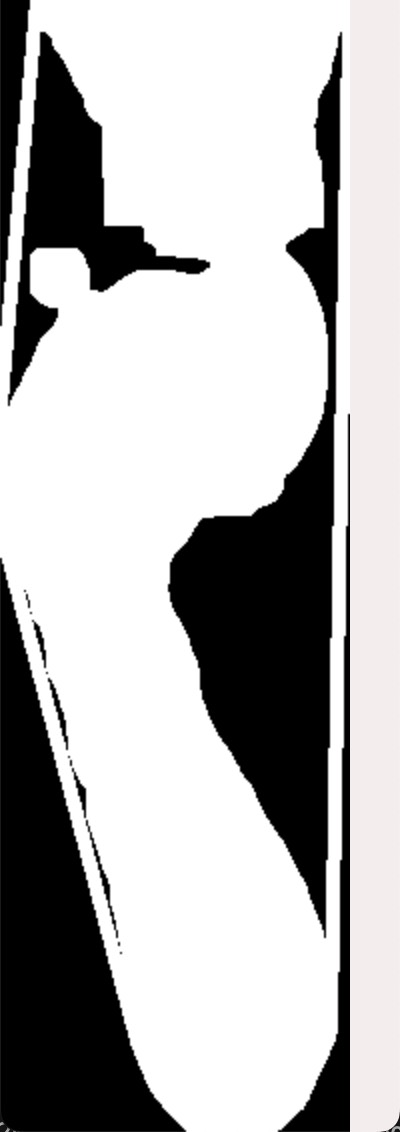
#> input picture sample_images/BWL.jpg, 400 x 1132 px
$ python -i detect_foot_direction.py   (imports and definitions only)
#> lines starting #> are read from the running program, lines starting #| are printed output that depends on the picture; after the words box and inside, x2 and y2 are one past the last pixel; in counts of white or black regions, pixels touching at a corner belong together
#> further down, picture is the input picture: shape (1132, 400, 3); mean B, G, R 179.3, 179.2, 180
import cv2
import numpy as np
from matplotlib import pyplot as plt

def detect_foot_direction(img):

    # 读取图像
    gray = cv2.cvtColor(img, cv2.COLOR_BGR2GRAY)

    # 使用Canny边缘检测
    edges = cv2.Canny(gray, 110, 150, apertureSize=3)
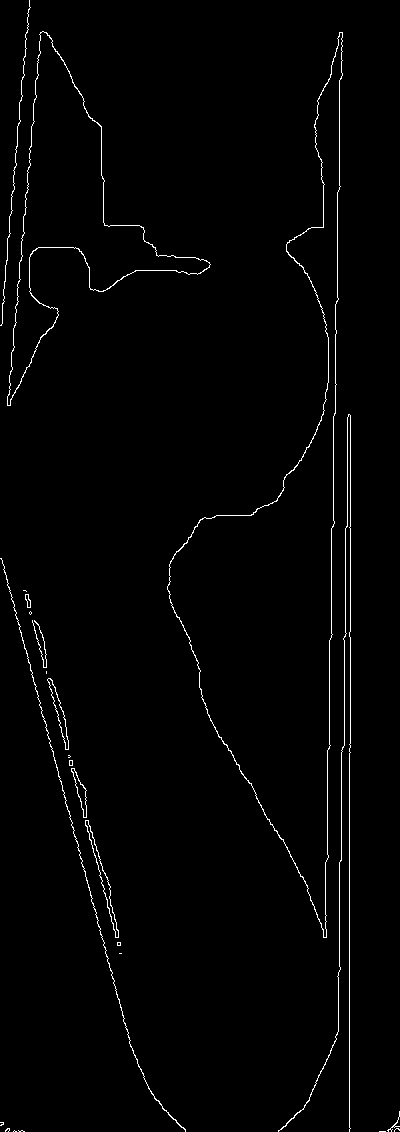
#> edges: shape (1132, 400); 1.5% white in thin lines or dots

    # 寻找轮廓
    contours, _ = cv2.findContours(edges, cv2.RETR_EXTERNAL, cv2.CHAIN_APPROX_SIMPLE)
#> contours = 24 contours, 16 with area under 20; largest, box (x1, y1, x2, y2) and area: (167, 32, 343, 938) 51744, (7, 31, 211, 406) 19363, (85, 820, 119, 938) 475, (47, 678, 69, 750) 344, (71, 768, 87, 818) 242, (0, 558, 186, 1132) 94, (25, 594, 31, 608) 41, (278, 414, 351, 1132) 40

    # 遍历轮廓
    for contour in contours:
        # 计算轮廓的边界框
        x, y, w, h = cv2.boundingRect(contour)

        # 判断是否为长条型镂空区域，可根据实际情况调整阈值
        if w > 5 * h:
            # 镂空朝上，无需处理
            # print("镂空朝上")
            return "Front", img, edges  # 返回方向、原图和边缘

        # 镂空朝下，需要旋转图像，获取图像的高度和宽度
        height, width = img.shape[:2]

        # 设置旋转中心点
        center = (width // 2, height // 2)

        # 设置旋转角度为180度
        angle = 180

        # 计算旋转矩阵
        rotation_matrix = cv2.getRotationMatrix2D(center, angle, 1.0)

        # 进行旋转
        rotated_img = cv2.warpAffine(img, rotation_matrix, (width, height))
        print("镂空朝下，已旋转图像")

        # 判断左右
        center_x = x + w // 2
        img_center_x = img.shape[1] // 2

        if center_x < img_center_x:
            return "Left", rotated_img, edges
        else:
            return "Right", rotated_img, edges
#> this loop made 1 pass
#> (contour, x, y, w, h) on pass 1: ([[379, 1131], [385, 1131]], 379, 1131, 7, 1)

    print("未找到合适的镂空区域")
    return "Undetermined", img, edges  # 返回方向、原图和边缘

# [15 lines of commented-out code are left out]

>>> import cv2
>>> picture = cv2.imread('sample_images/BWL.jpg')
>>> result = detect_foot_direction(picture)

$ run again, on sample_images/BWR.jpg
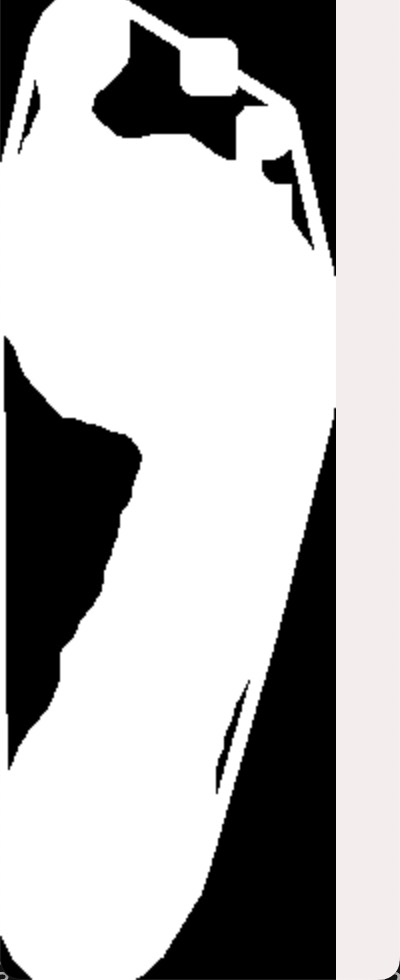
#> input picture sample_images/BWR.jpg, 400 x 980 px
#> picture is the input picture: shape (980, 400, 3); mean B, G, R 181.4, 181.4, 182.3
#> in detect_foot_direction, `edges = cv2.Canny(gray, 110, 150, apertureSize=3)`:
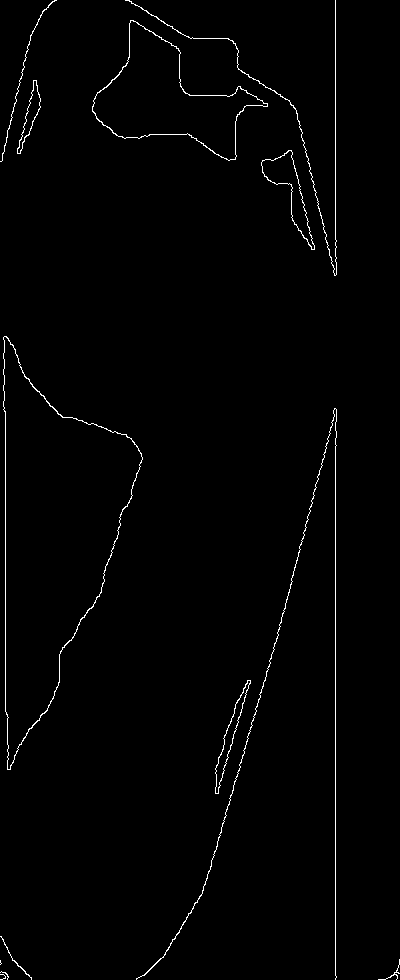
#> edges: shape (980, 400); 1.2% white in thin lines or dots
#> contours = 13 contours, 5 with area under 20; largest, box (x1, y1, x2, y2) and area: (3, 336, 143, 770) 30760, (92, 20, 268, 161) 10240, (261, 150, 315, 250) 1498, (215, 680, 251, 794) 730, (17, 80, 41, 154) 496, (136, 408, 337, 980) 102, (125, 0, 337, 276) 64, (0, 0, 57, 162) 27
#> the loop in detect_foot_direction, `for contour in contours:` made 1 pass
#> (x, y, w, h, height, width, center, angle) on pass 1: (0, 974, 6, 6, 980, 400, (200, 490), 180)
#> (printed output is left out)
#> pass 1, in detect_foot_direction, `rotated_img = cv2.warpAffine(img, rotation_matrix, (width, height))`:
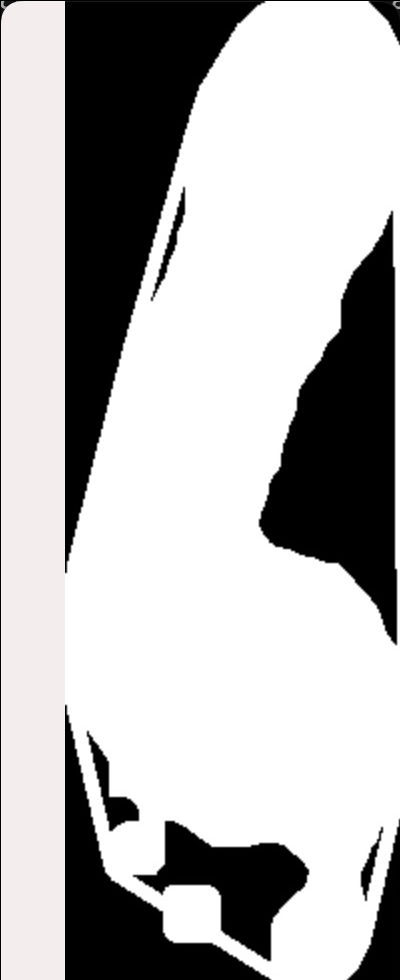
#> rotated_img: shape (980, 400, 3); mean B, G, R 180.8, 180.8, 181.7

$ run again, on sample_images/BWRC.jpg
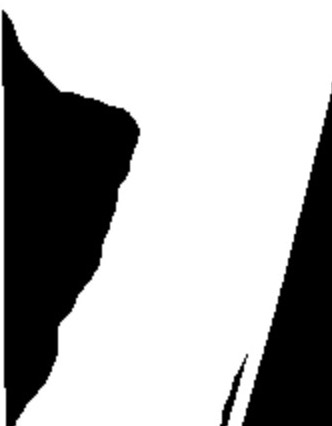
#> input picture sample_images/BWRC.jpg, 332 x 426 px
#> picture is the input picture: shape (426, 332, 3); min 0, max 255, mean 172.8
#> in detect_foot_direction, `edges = cv2.Canny(gray, 110, 150, apertureSize=3)`:
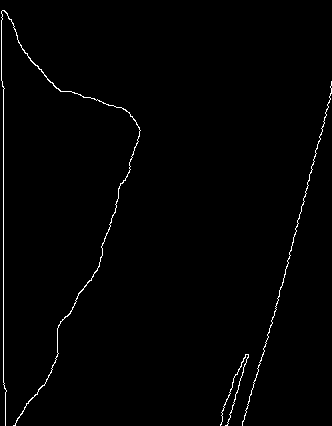
#> edges: shape (426, 332); 1.1% white in thin lines or dots
#> contours = 3 contours; box (x1, y1, x2, y2) and area: (1, 10, 141, 426) 130, (242, 81, 332, 426) 42, (220, 354, 249, 426) 24
#> the loop in detect_foot_direction, `for contour in contours:` made 1 pass
#> (x, y, w, h, height, width, center, angle) on pass 1: (220, 354, 29, 72, 426, 332, (166, 213), 180)
#> (printed output is left out)
#> pass 1, in detect_foot_direction, `rotated_img = cv2.warpAffine(img, rotation_matrix, (width, height))`:
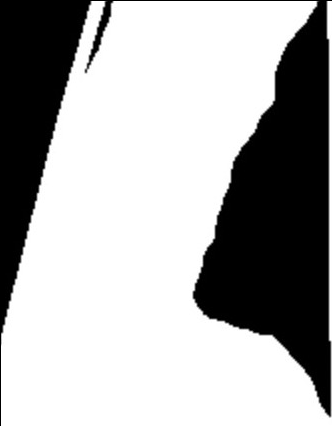
#> rotated_img: shape (426, 332, 3); min 0, max 255, mean 171.4
